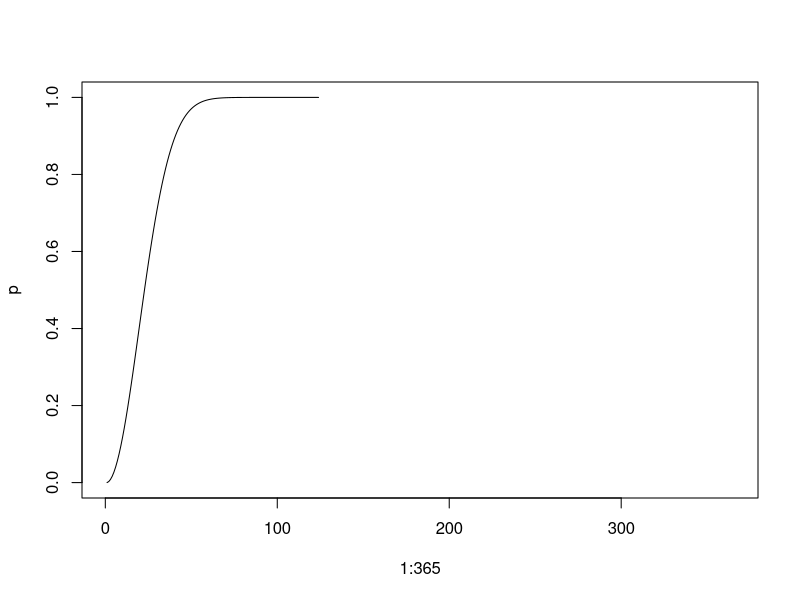

The R script that drew this image:
rm(list=ls())
P_2_birthday<-function(n){
  if(n<2){
    return (0)
  }
  if(n>365){
    return (1)
  }
  return (1- (prod((365-n+1):365)) /365^n)
}

p<-1:365
for(i in p){
  p[i]<-P_2_birthday(i)
}

i<-2
while (i<=365 && p[i]<=0.5){i=i+1}

print(i)
plot(1:365,p,type='l')